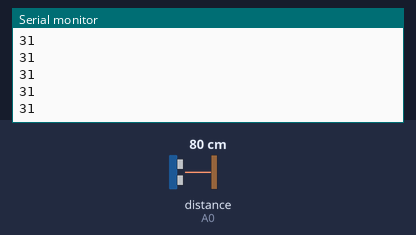
A sketch run on a simulated Arduino Uno, built with avr-gcc and run on an emulated ATmega328P. Shown: the last lines printed to the serial monitor. The inputs (shaded band) are chosen by the test bench; at power-on: distance to the obstacle (sensor on A0) 80 cm.

Above: at 1.2 s.
1.3 s: distance to the obstacle (sensor on A0) set to 2 cm
At 2.3 s:
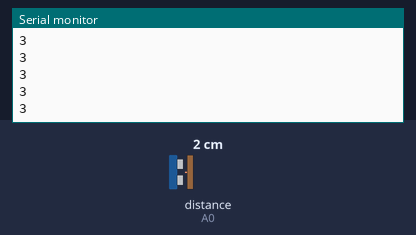
2.8 s: distance to the obstacle (sensor on A0) set to 4 cm
At 3.5 s:
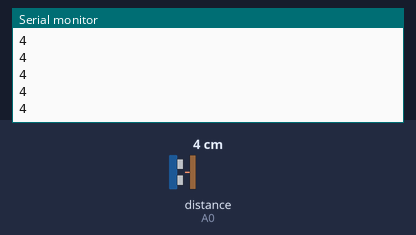
Timing chart, 0 to 5.8 s (numbered marks = the images above; inputs shaded):
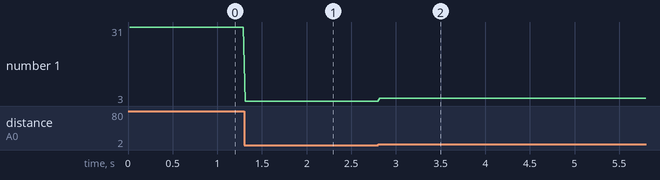

Measured:
- after the input at 1.3 s, the serial monitor: prints a new line at once (image 1)
- after the input at 2.8 s, the serial monitor: prints a new line at once (image 2)
- plotted number 1: 31 → 3 after the input at 1.3 s, 3 → 4 after the input at 2.8 s

The sketch:

analog-distance.ino
```cpp
#include <SharpIR.h>


// These constants won't change. They're used to give names to the pins used:
const int analogInPin = A0;  // Analog input pin that the potentiometer is attached to
int distance;

SharpIR sensor( SharpIR::GP2Y0A41SK0F, analogInPin );

void setup() {
  // initialize serial communications at 9600 bps:
  Serial.begin(115200);

}

void loop() {
  // read the analog in value:
//  sensorValue = analogRead(analogInPin);
  // map it to the range of the analog out:
//  outputValue = map(sensorValue, 0, 1023, 0, 255);
  // change the analog out value:
//  analogWrite(analogOutPin, outputValue);

  distance = sensor.getDistance(); //Calculate the distance in centimeters and store the value in a variable

  // print the results to the Serial Monitor:
//  Serial.print("sensor = ");
//  Serial.print(sensorValue);
//  Serial.print("\t output = ");
//  Serial.println(outputValue);
  Serial.println(distance);

  // wait 2 milliseconds before the next loop for the analog-to-digital
  // converter to settle after the last reading:
  delay(2);
}
```
